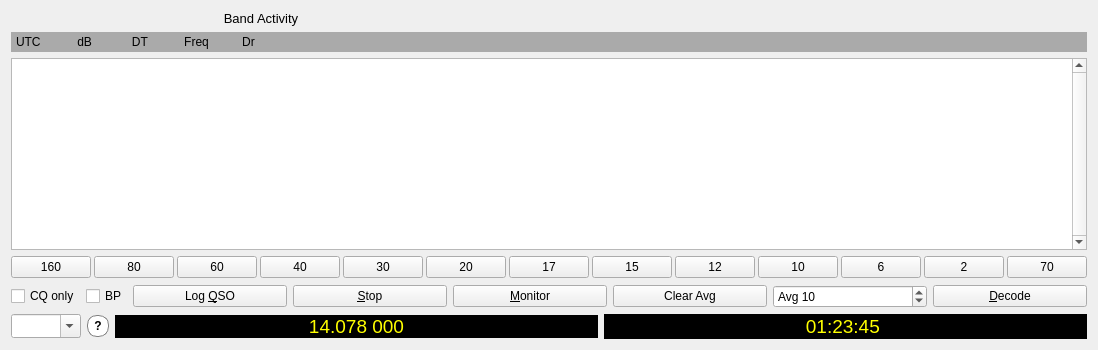
      <widget class="QWidget" name="layoutWidget">
       <layout class="QVBoxLayout" name="verticalLayout_3">
        <item>
         <widget class="QLabel" name="lh_decodes_title_label">
          <property name="maximumSize">
           <size>
            <width>500</width>
            <height>16777215</height>
           </size>
          </property>
          <property name="font">
           <font>
            <pointsize>10</pointsize>
            <bold>false</bold>
           </font>
          </property>
          <property name="text">
           <string>Band Activity</string>
          </property>
          <property name="alignment">
           <set>Qt::AlignCenter</set>
          </property>
         </widget>
        </item>
        <item>
         <widget class="QLabel" name="lh_decodes_headings_label">
          <property name="minimumSize">
           <size>
            <width>300</width>
            <height>20</height>
           </size>
          </property>
          <property name="maximumSize">
           <size>
            <width>16777215</width>
            <height>20</height>
           </size>
          </property>
          <property name="palette">
           <palette>
            <active>
             <colorrole role="Base">
              <brush brushstyle="SolidPattern">
               <color alpha="255">
                <red>252</red>
                <green>252</green>
                <blue>252</blue>
               </color>
              </brush>
             </colorrole>
             <colorrole role="Window">
              <brush brushstyle="SolidPattern">
               <color alpha="255">
                <red>170</red>
                <green>170</green>
                <blue>170</blue>
               </color>
              </brush>
             </colorrole>
            </active>
            <inactive>
             <colorrole role="Base">
              <brush brushstyle="SolidPattern">
               <color alpha="255">
                <red>252</red>
                <green>252</green>
                <blue>252</blue>
               </color>
              </brush>
             </colorrole>
             <colorrole role="Window">
              <brush brushstyle="SolidPattern">
               <color alpha="255">
                <red>170</red>
                <green>170</green>
                <blue>170</blue>
               </color>
              </brush>
             </colorrole>
            </inactive>
            <disabled>
             <colorrole role="Base">
              <brush brushstyle="SolidPattern">
               <color alpha="255">
                <red>170</red>
                <green>170</green>
                <blue>170</blue>
               </color>
              </brush>
             </colorrole>
             <colorrole role="Window">
              <brush brushstyle="SolidPattern">
               <color alpha="255">
                <red>170</red>
                <green>170</green>
                <blue>170</blue>
               </color>
              </brush>
             </colorrole>
            </disabled>
           </palette>
          </property>
          <property name="autoFillBackground">
           <bool>true</bool>
          </property>
          <property name="text">
           <string>UTC           dB            DT           Freq          Dr </string>
          </property>
          <property name="textFormat">
           <enum>Qt::PlainText</enum>
          </property>
          <property name="indent">
           <number>5</number>
          </property>
         </widget>
        </item>
        <item>
         <widget class="DisplayText" name="decodedTextBrowser">
          <property name="frameShape">
           <enum>QFrame::StyledPanel</enum>
          </property>
          <property name="verticalScrollBarPolicy">
           <enum>Qt::ScrollBarAlwaysOn</enum>
          </property>
          <property name="horizontalScrollBarPolicy">
           <enum>Qt::ScrollBarAsNeeded</enum>
          </property>
          <property name="cursorWidth">
           <number>0</number>
          </property>
          <property name="textInteractionFlags">
           <set>Qt::TextSelectableByKeyboard|Qt::TextSelectableByMouse</set>
          </property>
         </widget>
        </item>
        <item>
         <layout class="QHBoxLayout" name="Band_buttons_Layout">
          <property name="spacing">
           <number>3</number>
          </property>
          <property name="bottomMargin">
           <number>1</number>
          </property>
          <item>
           <widget class="QPushButton" name="pb160">
            <property name="minimumSize">
             <size>
              <width>25</width>
              <height>0</height>
             </size>
            </property>
            <property name="text">
             <string>160</string>
            </property>
           </widget>
          </item>
          <item>
           <widget class="QPushButton" name="pb80">
            <property name="minimumSize">
             <size>
              <width>20</width>
              <height>0</height>
             </size>
            </property>
            <property name="focusPolicy">
             <enum>Qt::StrongFocus</enum>
            </property>
            <property name="text">
             <string>80</string>
            </property>
           </widget>
          </item>
          <item>
           <widget class="QPushButton" name="pb60">
            <property name="minimumSize">
             <size>
              <width>20</width>
              <height>0</height>
             </size>
            </property>
            <property name="text">
             <string>60</string>
            </property>
           </widget>
          </item>
          <item>
           <widget class="QPushButton" name="pb40">
            <property name="minimumSize">
             <size>
              <width>20</width>
              <height>0</height>
             </size>
            </property>
            <property name="focusPolicy">
             <enum>Qt::StrongFocus</enum>
            </property>
            <property name="text">
             <string>40</string>
            </property>
           </widget>
          </item>
          <item>
           <widget class="QPushButton" name="pb30">
            <property name="minimumSize">
             <size>
              <width>20</width>
              <height>0</height>
             </size>
            </property>
            <property name="focusPolicy">
             <enum>Qt::StrongFocus</enum>
            </property>
            <property name="text">
             <string>30</string>
            </property>
           </widget>
          </item>
          <item>
           <widget class="QPushButton" name="pb20">
            <property name="minimumSize">
             <size>
              <width>20</width>
              <height>0</height>
             </size>
            </property>
            <property name="focusPolicy">
             <enum>Qt::StrongFocus</enum>
            </property>
            <property name="text">
             <string>20</string>
            </property>
           </widget>
          </item>
          <item>
           <widget class="QPushButton" name="pb17">
            <property name="minimumSize">
             <size>
              <width>20</width>
              <height>0</height>
             </size>
            </property>
            <property name="focusPolicy">
             <enum>Qt::StrongFocus</enum>
            </property>
            <property name="text">
             <string>17</string>
            </property>
           </widget>
          </item>
          <item>
           <widget class="QPushButton" name="pb15">
            <property name="minimumSize">
             <size>
              <width>20</width>
              <height>0</height>
             </size>
            </property>
            <property name="focusPolicy">
             <enum>Qt::StrongFocus</enum>
            </property>
            <property name="text">
             <string>15</string>
            </property>
           </widget>
          </item>
          <item>
           <widget class="QPushButton" name="pb12">
            <property name="minimumSize">
             <size>
              <width>20</width>
              <height>0</height>
             </size>
            </property>
            <property name="focusPolicy">
             <enum>Qt::StrongFocus</enum>
            </property>
            <property name="text">
             <string>12</string>
            </property>
           </widget>
          </item>
          <item>
           <widget class="QPushButton" name="pb10">
            <property name="minimumSize">
             <size>
              <width>20</width>
              <height>0</height>
             </size>
            </property>
            <property name="focusPolicy">
             <enum>Qt::StrongFocus</enum>
            </property>
            <property name="text">
             <string>10</string>
            </property>
           </widget>
          </item>
          <item>
           <widget class="QPushButton" name="pb6">
            <property name="minimumSize">
             <size>
              <width>15</width>
              <height>0</height>
             </size>
            </property>
            <property name="focusPolicy">
             <enum>Qt::StrongFocus</enum>
            </property>
            <property name="text">
             <string>6</string>
            </property>
           </widget>
          </item>
          <item>
           <widget class="QPushButton" name="pb2">
            <property name="minimumSize">
             <size>
              <width>15</width>
              <height>0</height>
             </size>
            </property>
            <property name="focusPolicy">
             <enum>Qt::StrongFocus</enum>
            </property>
            <property name="text">
             <string>2</string>
            </property>
           </widget>
          </item>
          <item>
           <widget class="QPushButton" name="pb70">
            <property name="minimumSize">
             <size>
              <width>20</width>
              <height>0</height>
             </size>
            </property>
            <property name="focusPolicy">
             <enum>Qt::StrongFocus</enum>
            </property>
            <property name="text">
             <string>70</string>
            </property>
           </widget>
          </item>
         </layout>
        </item>
        <item>
         <layout class="QHBoxLayout" name="horizontalLayout" stretch="0,0,3,3,3,3,3,3">
          <item>
           <widget class="QCheckBox" name="cbCQonly">
            <property name="toolTip">
             <string>CQ messages only.</string>
            </property>
            <property name="text">
             <string>CQ only</string>
            </property>
           </widget>
          </item>
          <item>
           <widget class="QCheckBox" name="cbBypass">
            <property name="toolTip">
             <string>Bypass Filters toggled via Settings or the Filters menu.</string>
            </property>
            <property name="text">
             <string>BP</string>
            </property>
           </widget>
          </item>
          <item>
           <widget class="QPushButton" name="logQSOButton">
            <property name="minimumSize">
             <size>
              <width>0</width>
              <height>0</height>
             </size>
            </property>
            <property name="toolTip">
             <string>Enter this QSO in log</string>
            </property>
            <property name="text">
             <string>Log &amp;QSO</string>
            </property>
           </widget>
          </item>
          <item>
           <widget class="QPushButton" name="stopButton">
            <property name="minimumSize">
             <size>
              <width>50</width>
              <height>0</height>
             </size>
            </property>
            <property name="toolTip">
             <string>Stop monitoring</string>
            </property>
            <property name="text">
             <string>&amp;Stop</string>
            </property>
           </widget>
          </item>
          <item>
           <widget class="QPushButton" name="monitorButton">
            <property name="minimumSize">
             <size>
              <width>50</width>
              <height>0</height>
             </size>
            </property>
            <property name="toolTip">
             <string>&lt;html&gt;&lt;head/&gt;&lt;body&gt;&lt;p&gt;Toggle monitoring On/Off. &lt;br&gt;Yellow when saving .wav files.&lt;/p&gt;&lt;/body&gt;&lt;/html&gt;</string>
            </property>
            <property name="styleSheet">
             <string notr="true">QPushButton:checked {
    color: #000000;
	background-color: #00ff00;
    border-style: outset;
	border-width: 1px;
	border-radius: 5px;
    border-color: black;
	min-width: 5em;
	padding: 3px;
}</string>
            </property>
            <property name="text">
             <string>&amp;Monitor</string>
            </property>
            <property name="checkable">
             <bool>true</bool>
            </property>
            <property name="checked">
             <bool>false</bool>
            </property>
           </widget>
          </item>
          <item>
           <widget class="QPushButton" name="ClrAvgButton">
            <property name="enabled">
             <bool>true</bool>
            </property>
            <property name="minimumSize">
             <size>
              <width>0</width>
              <height>0</height>
             </size>
            </property>
            <property name="toolTip">
             <string>&lt;html&gt;&lt;head/&gt;&lt;body&gt;&lt;p&gt;Clear the accumulating message average.&lt;/p&gt;&lt;/body&gt;&lt;/html&gt;</string>
            </property>
            <property name="accessibleDescription">
             <string>Clear the accumulating message average.</string>
            </property>
            <property name="text">
             <string>Clear Avg</string>
            </property>
           </widget>
          </item>
          <item>
           <widget class="HintedSpinBox" name="sbEchoAvg">
            <property name="prefix">
             <string>Avg </string>
            </property>
            <property name="minimum">
             <number>1</number>
            </property>
            <property name="maximum">
             <number>100</number>
            </property>
            <property name="value">
             <number>10</number>
            </property>
           </widget>
          </item>
          <item>
           <widget class="QPushButton" name="DecodeButton">
            <property name="minimumSize">
             <size>
              <width>50</width>
              <height>0</height>
             </size>
            </property>
            <property name="focusPolicy">
             <enum>Qt::StrongFocus</enum>
            </property>
            <property name="toolTip">
             <string>&lt;html&gt;&lt;head/&gt;&lt;body&gt;&lt;p&gt;Decode most recent Rx period at QSO Frequency&lt;/p&gt;&lt;/body&gt;&lt;/html&gt;</string>
            </property>
            <property name="accessibleDescription">
             <string>Decode most recent Rx period at QSO Frequency</string>
            </property>
            <property name="styleSheet">
             <string notr="true">QPushButton:checked {
	color: rgb(0, 0, 0);
	background-color: cyan;
	border-style: outset;
	border-width: 1px;
	border-radius: 5px;
	border-color: black;
	min-width: 5em;
	padding: 3px;
}</string>
            </property>
            <property name="text">
             <string>&amp;Decode</string>
            </property>
            <property name="checkable">
             <bool>true</bool>
            </property>
           </widget>
          </item>
         </layout>
        </item>
        <item>
         <layout class="QGridLayout" name="gridLayout_4" rowstretch="0">
          <item row="0" column="0">
           <widget class="BandComboBox" name="bandComboBox">
            <property name="maximumSize">
             <size>
              <width>70</width>
              <height>16777215</height>
             </size>
            </property>
            <property name="toolTip">
             <string>&lt;html&gt;&lt;head/&gt;&lt;body&gt;&lt;p&gt;Select operating band or enter frequency in MHz or enter kHz increment followed by k.&lt;/p&gt;&lt;/body&gt;&lt;/html&gt;</string>
            </property>
            <property name="accessibleName">
             <string>Frequency entry</string>
            </property>
            <property name="accessibleDescription">
             <string>Select operating band or enter frequency in MHz or enter kHz increment followed by k.</string>
            </property>
            <property name="editable">
             <bool>true</bool>
            </property>
            <property name="maxVisibleItems">
             <number>28</number>
            </property>
            <property name="insertPolicy">
             <enum>QComboBox::NoInsert</enum>
            </property>
            <property name="sizeAdjustPolicy">
             <enum>QComboBox::AdjustToMinimumContentsLengthWithIcon</enum>
            </property>
           </widget>
          </item>
          <item row="0" column="1">
           <widget class="QPushButton" name="readFreq">
            <property name="enabled">
             <bool>false</bool>
            </property>
            <property name="toolTip">
             <string>&lt;html&gt;&lt;head/&gt;&lt;body&gt;&lt;p&gt;If orange or red there has been a rig control failure, click to reset and read the dial frequency.  S implies split mode.&lt;/p&gt;&lt;/body&gt;&lt;/html&gt;</string>
            </property>
            <property name="accessibleDescription">
             <string>If orange or red there has been a rig control failure, click to reset and read the dial frequency. S implies split mode.</string>
            </property>
            <property name="styleSheet">
             <string notr="true">QPushButton {
 font-family: helvetica;
 font-size: 9pt;
 font-weight: bold;
 background-color: white;
 color: black;
 border-style: solid;
 border-width:1px;
 border-radius:10px;
 border-color: gray;
 max-width:20px;
 max-height:20px;
 min-width:20px;
 min-height:20px;
}
QPushButton[state=&quot;error&quot;] {
 background-color: red;
}
QPushButton[state=&quot;warning&quot;] {
 background-color: orange;
}
QPushButton[state=&quot;ok&quot;] {
 background-color: #00ff00;
}</string>
            </property>
            <property name="text">
             <string>?</string>
            </property>
           </widget>
          </item>
          <item row="0" column="2">
           <widget class="QLabel" name="labDialFreq">
            <property name="sizePolicy">
             <sizepolicy hsizetype="Minimum" vsizetype="Fixed">
              <horstretch>0</horstretch>
              <verstretch>0</verstretch>
             </sizepolicy>
            </property>
            <property name="font">
             <font>
              <family>MS Shell Dlg 2</family>
              <pointsize>14</pointsize>
             </font>
            </property>
            <property name="focusPolicy">
             <enum>Qt::WheelFocus</enum>
            </property>
            <property name="toolTip">
             <string>USB dial frequency</string>
            </property>
            <property name="styleSheet">
             <string notr="true">QLabel {
  font-family: MS Shell Dlg 2;
  font-size: 14pt;
   color : yellow;
   background-color : black;
}
QLabel[oob=&quot;true&quot;] {
  background-color: red;
}</string>
            </property>
            <property name="text">
             <string>14.078 000</string>
            </property>
            <property name="alignment">
             <set>Qt::AlignCenter</set>
            </property>
            <property name="margin">
             <number>5</number>
            </property>
           </widget>
          </item>
          <item row="0" column="3">
           <widget class="QLabel" name="labUTC">
            <property name="sizePolicy">
             <sizepolicy hsizetype="Minimum" vsizetype="Fixed">
              <horstretch>0</horstretch>
              <verstretch>0</verstretch>
             </sizepolicy>
            </property>
            <property name="font">
             <font>
              <family>MS Shell Dlg 2</family>
              <pointsize>14</pointsize>
             </font>
            </property>
            <property name="styleSheet">
             <string notr="true">QLabel {
  font-family: MS Shell Dlg 2;
  font-size: 14pt;
  background-color : black;
  color : yellow;
}</string>
            </property>
            <property name="frameShape">
             <enum>QFrame::StyledPanel</enum>
            </property>
            <property name="frameShadow">
             <enum>QFrame::Sunken</enum>
            </property>
            <property name="lineWidth">
             <number>2</number>
            </property>
            <property name="midLineWidth">
             <number>0</number>
            </property>
            <property name="text">
             <string>&lt;html&gt;&lt;head/&gt;&lt;body&gt;&lt;p align=&quot;center&quot;&gt; 01:23:45 &lt;/p&gt;&lt;/body&gt;&lt;/html&gt;</string>
            </property>
            <property name="alignment">
             <set>Qt::AlignCenter</set>
            </property>
            <property name="margin">
             <number>5</number>
            </property>
           </widget>
          </item>
         </layout>
        </item>
       </layout>
      </widget>
